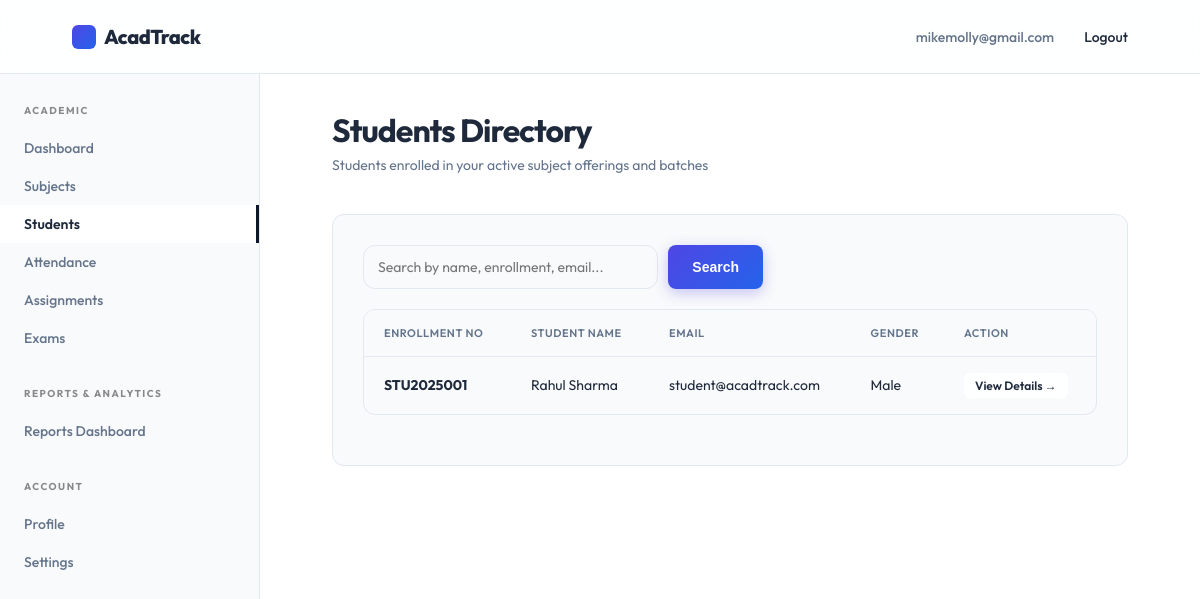
The app's page /faculty/students/ (signed in) with its own data.
### accounts/models.py (models this page shows, shortened)
class User(AbstractUser):
    class RoleChoices(models.TextChoices):
        STUDENT = 'student', 'Student'
        FACULTY = 'faculty', 'Faculty'
        ADMIN = 'admin', 'Admin'
    username = None
    email = models.EmailField(unique=True)
    role = models.CharField(max_length=20, choices=RoleChoices.choices, default=RoleChoices.STUDENT)
    contact_number = models.CharField(max_length=15, blank=True, null=True)
    deactivated_at = models.DateTimeField(blank=True, null=True)
    updated_at = models.DateTimeField(auto_now=True)
    USERNAME_FIELD = 'email'
    REQUIRED_FIELDS = []
    objects = CustomUserManager()

### students/models.py (models this page shows, shortened)
class Student(models.Model):
    user = models.OneToOneField(settings.AUTH_USER_MODEL, on_delete=models.CASCADE, related_name='student_profile')
    enrollment_no = models.CharField(max_length=50, unique=True)
    date_of_birth = models.DateField(blank=True, null=True)
    class GenderChoices(models.TextChoices):
        MALE = 'M', 'Male'
        FEMALE = 'F', 'Female'
        OTHER = 'O', 'Other'
    gender = models.CharField(max_length=1, choices=GenderChoices.choices, blank=True, null=True)
    address = models.TextField(blank=True, null=True)
    guardian_name = models.CharField(max_length=100, blank=True, null=True)
    guardian_contact = models.CharField(max_length=20, blank=True, null=True)
    emergency_contact = models.CharField(max_length=20, blank=True, null=True)
    updated_at = models.DateTimeField(auto_now=True)

### faculty/views.py (the view, shortened to what this page needs)
# urls.py: path('students/', views.FacultyAllStudentsView.as_view(), name='faculty_students'),
class FacultyAllStudentsView(FacultyRequiredMixin, ListView):
    template_name = 'faculty/all_students.html'
    context_object_name = 'students'
    paginate_by = 20
    def get_queryset(self):
        faculty = self.request.user.faculty_profile
        offerings = SubjectOffering.objects.filter(faculty=faculty)
        semester_ids = offerings.values_list('semester_id', flat=True).distinct()
        qs = Student.objects.filter(
            semesters__semester_id__in=semester_ids,
            semesters__status__in=[StudentSemester.StatusChoices.ACTIVE, StudentSemester.StatusChoices.BACKLOG]
        ).select_related('user').distinct().order_by('enrollment_no')
        q = self.request.GET.get('q')
        return qs
    def get_context_data(self, **kwargs):
        context = super().get_context_data(**kwargs)
        context['search_query'] = self.request.GET.get('q', '')
        return context

### faculty/views.py (called while the page is built)
    def test_func(self):
        return self.request.user.is_authenticated and self.request.user.role == User.RoleChoices.FACULTY

### templates/faculty/all_students.html (shortened to what this page needs)
{% extends 'faculty/base.html' %}
{% block page_title %}Students Directory{% endblock %}
{% block page_subtitle %}Students enrolled in your active subject offerings and batches{% endblock %}
{% block dashboard_content %}
<div class="dashboard-section">
    <div style="display: flex; justify-content: space-between; align-items: center; margin-bottom: 20px;">
        <form method="get" class="search-form" style="display: flex; gap: 10px; max-width: 400px; width: 100%;">
            <input type="text" name="q" value="{{ search_query }}" placeholder="Search by name, enrollment, email..." class="form-control" style="flex: 1;">
            <button type="submit" class="btn btn-primary">Search</button>
        </form>
    </div>
    <div class="table-responsive">
        <table class="table">
            <thead>
                <tr>
                    <th>Enrollment No</th>
                    <th>Student Name</th>
                    <th>Email</th>
                    <th>Gender</th>
                    <th>Action</th>
                </tr>
            </thead>
            <tbody>
                {% for s in students %}
                <tr>
                    <td><strong>{{ s.enrollment_no }}</strong></td>
                    <td>{{ s.user.get_full_name|default:s.user.email }}</td>
                    <td>{{ s.user.email }}</td>
                    <td>{{ s.get_gender_display|default:"--" }}</td>
                    <td>
                        <a href="{% url 'faculty:student_detail' s.pk %}" class="btn btn-secondary" style="padding: 4px 10px; font-size: 12px;">View Details &rarr;</a>
                    </td>
                </tr>
                {% empty %}
                <tr>
                    <td colspan="5" style="text-align: center; color: var(--muted); padding: 25px;">No students found matching your criteria.</td>
                </tr>
                {% endfor %}
            </tbody>
        </table>
    </div>
</div>
{% endblock %}

### templates/components/navbar.html (shortened to what this page needs)
<header class="navbar">
    <a href="{% if request.user.is_authenticated %}{% if request.user.role == 'admin' or request.user.is_superuser %}{% url 'acadtrack_admin:dashboard' %}{% elif request.user.role == 'faculty' %}{% url 'faculty:dashboard' %}{% else %}{% url 'students:dashboard' %}{% endif %}{% else %}{% url 'landing_page' %}{% endif %}" class="brand" aria-label="AcadTrack home">
        <span class="brand-mark"></span>
        AcadTrack
    </a>
    <nav class="nav-links" aria-label="User navigation">
        {% if request.user.is_authenticated %}
            <span style="color: var(--muted);">{{ request.user.email }}</span>
            <form action="{% url 'accounts:logout' %}" method="post" style="display:inline;">
                <button type="submit" style="background:none;border:none;cursor:pointer;font-family:inherit;font-size:inherit;font-weight:inherit;color:inherit;" class="nav-links a">Logout</button>
            </form>
        {% else %}
            {% if request.resolver_match.url_name != 'login' %}
                <a href="{% url 'accounts:login' %}">Login</a>
            {% endif %}
        {% endif %}
    </nav>
</header>

### static/style.css (style rules this page uses)
:root { --bg: #f9fafb; --text: #1e293b; --muted: #64748b; --line: #e2e8f0; --soft: #ffffff; --primary: #4f46e5; --primary-hover: #4338ca; --accent: #2563eb; --black: #0f172a; --radius: 12px; --glass-bg: rgba(255, 255, 255, 0.85); --glass-border: rgba(255, 255, 255, 0.6); --glass-shadow: 0 10px 40px 0 rgba(31, 38, 135, 0.05); }
* { box-sizing: border-box; margin: 0; padding: 0; scrollbar-width: thin; scrollbar-color: rgba(0, 0, 0, 0.2) var(--bg); }
html { scroll-behavior: smooth; }
body { min-height: 100vh; background: var(--bg); color: var(--text); font-family: 'Outfit', Arial, sans-serif; -webkit-font-smoothing: antialiased; }
a { color: inherit; text-decoration: none; }
.navbar { height: 74px; width: 100%; display: flex; align-items: center; justify-content: space-between; padding: 0 6vw; background: rgba(255, 255, 255, 0.85); backdrop-filter: blur(16px); -webkit-backdrop-filter: blur(16px); border-bottom: 1px solid var(--line); position: sticky; top: 0; z-index: 100; }
.brand { font-size: 20px; font-weight: 800; letter-spacing: -0.5px; display: flex; align-items: center; gap: 8px; }
.brand-mark { width: 24px; height: 24px; background: linear-gradient(135deg, var(--primary), var(--accent)); border-radius: 6px; display: inline-block; }
.nav-links { display: flex; gap: 30px; font-size: 14px; font-weight: 500; }
.btn { display: inline-flex; align-items: center; justify-content: center; padding: 12px 24px; border-radius: 8px; font-size: 14px; font-weight: 600; transition: all 0.3s cubic-bezier(0.16, 1, 0.3, 1); cursor: pointer; border: none; }
.btn-primary { background: linear-gradient(135deg, var(--primary), var(--accent)); color: white; box-shadow: 0 4px 14px rgba(79, 70, 229, 0.3); }
.btn-secondary { background: var(--glass-bg); border: 1px solid var(--glass-border); color: var(--text); backdrop-filter: blur(12px); }
.form-control, .form-group input:not([type="submit"]):not([type="checkbox"]):not([type="radio"]):not([type="file"]), .form-group select, .form-group textarea { width: 100%; padding: 14px 16px; background: var(--soft); border: 1px solid var(--line); border-radius: 8px; color: var(--text); font-family: inherit; font-size: 15px; transition: all 0.2s ease; }

### static/dashboard.css (style rules this page uses)
.dashboard-section { background: var(--bg); border: 1px solid var(--line); border-radius: var(--radius); padding: 30px; margin-bottom: 30px; }
.form-control, input[type="text"], input[type="email"], input[type="password"], input[type="number"], input[type="date"], select, textarea { width: 100%; padding: 12px 14px; background: var(--bg); border: 1px solid var(--line); border-radius: var(--radius); font-size: 14px; font-family: inherit; color: var(--text); transition: border-color 0.2s ease, box-shadow 0.2s ease; box-sizing: border-box; }
.table-responsive { width: 100%; overflow-x: auto; margin-bottom: 20px; border-radius: var(--radius); border: 1px solid var(--line); background: var(--bg); }
.table { width: 100%; border-collapse: collapse; font-size: 14px; text-align: left; }
.table th { background: #f8fafc; color: var(--muted); font-weight: 600; text-transform: uppercase; font-size: 11px; letter-spacing: .05em; padding: 16px 20px; border-bottom: 1px solid var(--line); }
.table td { padding: 16px 20px; border-bottom: 1px solid var(--line); color: var(--text); vertical-align: middle; }
.table tbody tr:last-child td { border-bottom: none; }
.table tbody tr { transition: background-color 0.2s ease; }
.table .btn, .data-table .btn { padding: 6px 12px; font-size: 12px; border-radius: 6px; }

### records on screen
User: user.email "mikemolly@gmail.com"
Student: enrollment_no "STU2025001", user.get_full_name "Rahul Sharma", user.email "student@acadtrack.com", gender "Male"
